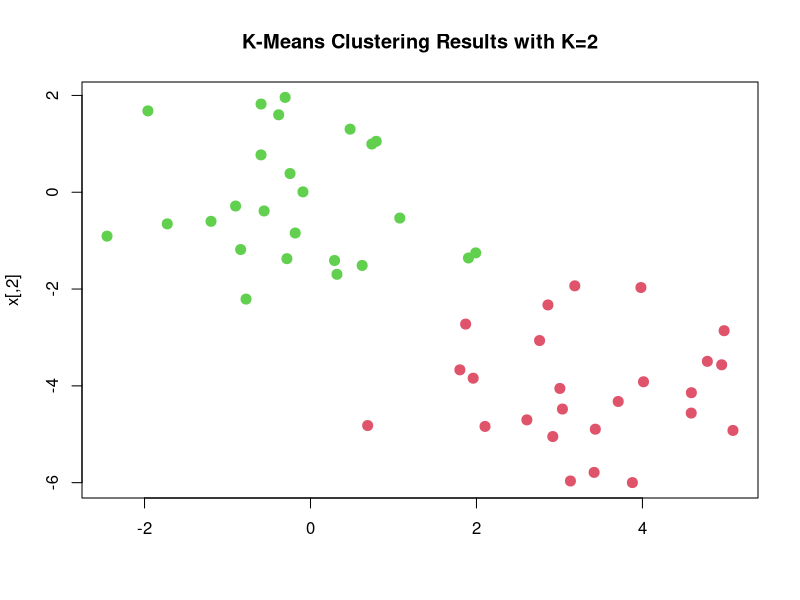
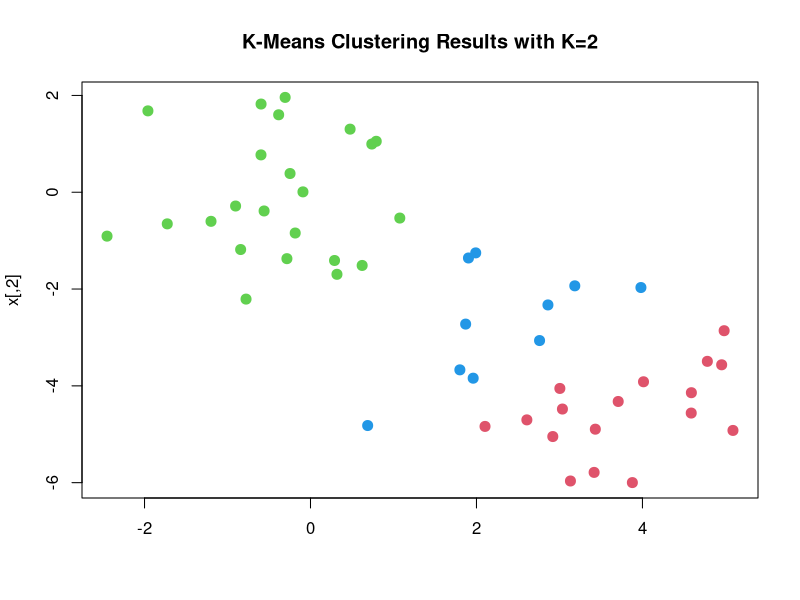

These figures' R source, in order: (Note: this script raises an error after producing the figures.)
set.seed(2)
x=matrix(rnorm(50*2),ncol=2)
x[1:25,1]=x[1:25,1]+3
x[1:25,2]=x[1:25,2]-4
x

km.out<-kmeans(x,2,nstart=20)
km.out
km.out$cluster

plot(x, col=(km.out$cluster+1), main="K-Means Clustering Results with K=2", xlab=" ", pch=20,cex=2)

set.seed(4)
km.out1=kmeans(x,3,nstart=20)
km.out1
plot(x, col=(km.out1$cluster+1), main="K-Means Clustering Results with K=2", xlab=" ", pch=20,cex=2)



mydata<-data.frame(HSB)

x1<-mydata$sex
x2<-mydata$race
x3<-mydata$ses
x4<-mydata$sctyp
x5<-mydata$hsp
x6<-mydata$locus
x7<-mydata$concept
x8<-mydata$mot
x9<-mydata$car
x10<-mydata$rdg
x11<-mydata$wrtg
x12<-mydata$math 
x13<-mydata$sci
x14<-mydata$civ


mydata1<-data.frame(x1,x2,x3,x4,x5,x6,x7,x8,x10,x11,x12,x13,x14)
x<-as.matrix(mydata1)


set.seed(4)
km.out1=kmeans(x,3,nstart=50)
km.out1
cl_grp3<-km.out1$cluster
cl_grp3

x1<-x1-1
x4<-x4-1
mydata2<-data.frame(x1,x4,x6,x7,x8,x10,x11,x12,x13,x14)
x<-as.matrix(mydata2)


set.seed(5)
km.out2<-kmeans(x,3,nstart=50)
km.out2

cl_grp3<-km.out2$cluster
cl_grp3


set.seed(6)
km.out3<-kmeans(x,4,nstart=50)
km.out3
